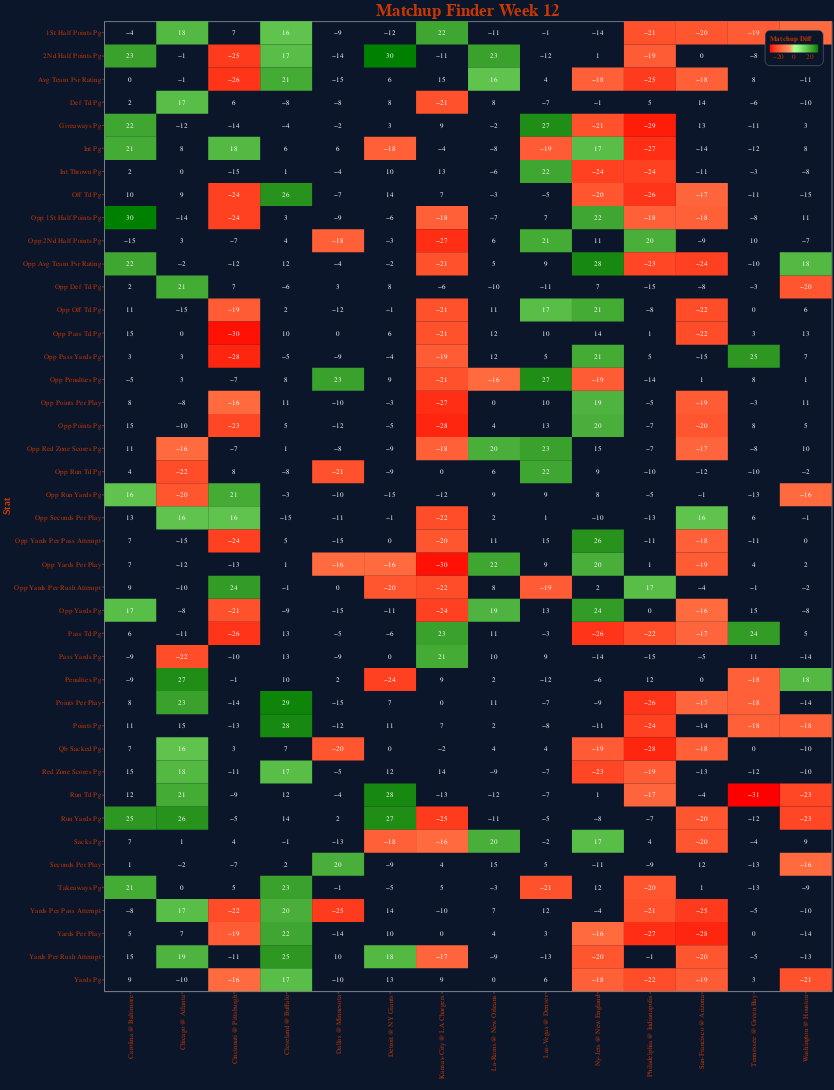

The notebook cell this image was saved under:
### Code cell
chart_title = "Matchup Finder Week 12"
x_cfgs = {"shorthand":"matchup:O", "title": " "}
y_cfgs = {"shorthand":"Stat", "title":"Stat"}
# background etc.
primary_color = "#0B162A" 
# font etc.
secondary_color = "#c83803"

chart = alt.Chart(df_heat, width=1500, height=2000, title=chart_title).mark_rect()\
.encode(
    y=alt.Y(**y_cfgs),
    x=alt.X(**x_cfgs),
    color=alt.Color(
        "_matchup_diff:Q", 
        scale=alt.Scale(range=['red','white','green']), 
        legend=alt.Legend(title='Matchup Diff'),
    ),
    tooltip=[
        alt.Tooltip("matchup", title="Game"),
        alt.Tooltip("Stat", title="Stat"),
        alt.Tooltip("Rank", title="Home Team Rank"),
        alt.Tooltip("2022", title="Home Team Stat Value"),
        alt.Tooltip("matchup_rank", title="Away Team Rank"),
        alt.Tooltip("matchup_value", title="Away Team Stat Value"),
        alt.Tooltip("matchup_diff", title="Rank Diff"),        
    ]
)

text = chart.mark_text(baseline='middle', fontSize=15).encode(
    text='matchup_diff:Q',
    color=alt.value('white')
    )


plot = (chart + text)\
.configure(background=primary_color)\
.configure_axis(gridColor="grey", gridDash=[6,4])\
.configure_axisLeft(labelColor=secondary_color, titleColor=secondary_color, labelFontSize=15, titleFontSize=20)\
.configure_axisBottom(labelColor=secondary_color, titleColor=secondary_color,labelFontSize=15, titleFontSize=17)\
.configure_title(color=secondary_color, fontSize=35)\
.configure_legend(labelColor=secondary_color, titleColor=secondary_color, strokeColor='gray', fillColor=primary_color, padding=10,cornerRadius=10,orient='top-right', labelFontSize=15, titleFontSize=15)
#plot.save("chart_json/matchup_finder.json")
plot

### Figure 1 — Vega-Lite specification as saved in the notebook (floating-point values rounded to 4 significant figures; data arrays with more than 128 entries replaced by an {"elided": "..."} marker saying what was removed)
{"config": {"view": {"continuousWidth": 400, "continuousHeight": 300}, "axis": {"gridColor": "grey", "gridDash": [6, 4]}, "axisBottom": {"labelColor": "#c83803", "labelFontSize": 15, "titleColor": "#c83803", "titleFontSize": 17}, "axisLeft": {"labelColor": "#c83803", "labelFontSize": 15, "titleColor": "#c83803", "titleFontSize": 20}, "background": "#0B162A", "legend": {"cornerRadius": 10, "fillColor": "#0B162A", "labelColor": "#c83803", "labelFontSize": 15, "orient": "top-right", "padding": 10, "strokeColor": "gray", "titleColor": "#c83803", "titleFontSize": 15}, "title": {"color": "#c83803", "fontSize": 35}}, "layer": [{"mark": "rect", "encoding": {"color": {"field": "_matchup_diff", "legend": {"title": "Matchup Diff"}, "scale": {"range": ["red", "white", "green"]}, "type": "quantitative"}, "tooltip": [{"field": "matchup", "title": "Game", "type": "nominal"}, {"field": "Stat", "title": "Stat", "type": "nominal"}, {"field": "Rank", "title": "Home Team Rank", "type": "quantitative"}, {"field": "2022", "title": "Home Team Stat Value", "type": "quantitative"}, {"field": "matchup_rank", "title": "Away Team Rank", "type": "quantitative"}, {"field": "matchup_value", "title": "Away Team Stat Value", "type": "quantitative"}, {"field": "matchup_diff", "title": "Rank Diff", "type": "quantitative"}], "x": {"field": "matchup", "title": " ", "type": "ordinal"}, "y": {"field": "Stat", "title": "Stat", "type": "nominal"}}, "height": 2000, "title": "Matchup Finder Week 12", "width": 1500}, {"mark": {"type": "text", "baseline": "middle", "fontSize": 15}, "encoding": {"color": {"value": "white"}, "text": {"field": "matchup_diff", "type": "quantitative"}, "tooltip": [{"field": "matchup", "title": "Game", "type": "nominal"}, {"field": "Stat", "title": "Stat", "type": "nominal"}, {"field": "Rank", "title": "Home Team Rank", "type": "quantitative"}, {"field": "2022", "title": "Home Team Stat Value", "type": "quantitative"}, {"field": "matchup_rank", "title": "Away Team Rank", "type": "quantitative"}, {"field": "matchup_value", "title": "Away Team Stat Value", "type": "quantitative"}, {"field": "matchup_diff", "title": "Rank Diff", "type": "quantitative"}], "x": {"field": "matchup", "title": " ", "type": "ordinal"}, "y": {"field": "Stat", "title": "Stat", "type": "nominal"}}, "height": 2000, "title": "Matchup Finder Week 12", "width": 1500}], "data": {"name": "data-1cd6bb17e498015f418449617c319222"}, "$schema": "https://vega.github.io/schema/vega-lite/v4.17.0.json", "datasets": {"data-1cd6bb17e498015f418449617c319222": {"elided": "588 records"}}}
